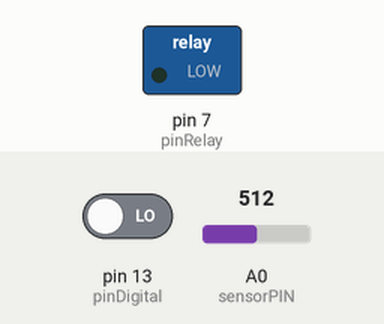
A sketch run on a simulated Arduino Uno, built with avr-gcc and run on an emulated ATmega328P. On the bench: switched loads named in the sketch (green lamp = pin HIGH). Inputs (shaded band) come from the test bench; at power-on: A0 (sensorPIN) = 512, pin 13 (pinDigital) LOW. What the sketch prints to the serial monitor is not drawn.

Above: at 2.2 s.
2.3 s: A0 (sensorPIN) set to 415
10.0 s: A0 (sensorPIN) set to 393
At 10.6 s:
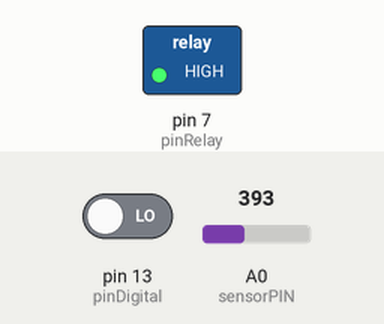
11.5 s: A0 (sensorPIN) set to 410
At 13.1 s:
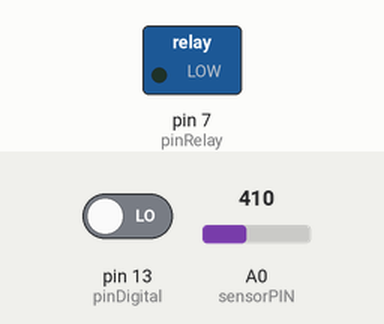
19.2 s: A0 (sensorPIN) set to 390
At 21.2 s:
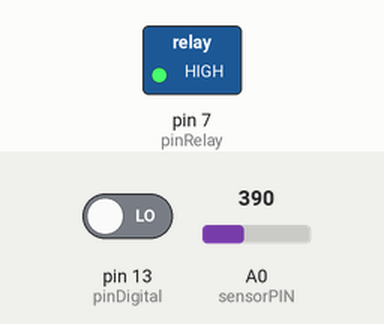
Timing chart, 0 to 22.7 s (numbered marks = the images above; inputs shaded):
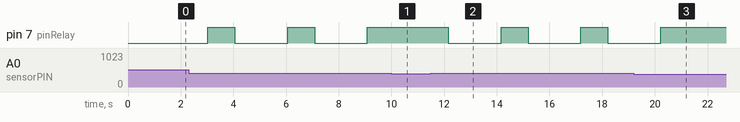

Measured:
- the behaviour switches between 401 and 400 on A0 (sensorPIN) (found by bisection; images 0 and 1)
- after the input at 10.0 s, pin 7 (pinRelay): stays HIGH (without the input it goes to LOW after 0.11 s)
- after the input at 11.5 s, pin 7 (pinRelay): alternates HIGH for 1.0 s and LOW for 2.0 s, starting after 0.66 s
- after the input at 19.2 s, pin 7 (pinRelay): goes on until 20.2 s, then stays HIGH
- by itself, pin 7 (pinRelay): alternates HIGH for 1.0 s and LOW for 2.0 s

The sketch:

sketch_oct10a.ino
```cpp
//Pino de dados do sensor
#define sensorPIN A0
#define pino_a A5
#define pinDigital 13

int pinRelay = 7;
int dado = 2;
int valorAnalogico;
int valora;
int valorDigital;float SaidaAnalogica = 0;
float Voltagem = 0;


void setup()
{
pinMode(pinDigital, INPUT);
pinMode(pinRelay, OUTPUT);
Serial.begin(9600); //Inicializa a serial
delay(1000); //Aguarda 1 segundo antes de acessar as informações do sensor
}

void loop()
{
valorAnalogico = analogRead(sensorPIN);
valorDigital = digitalRead(pinDigital);
float voltagem = SaidaAnalogica * (5.0 / 1023.0);

Serial.println("saida analogica umidade: ");
Serial.println(voltagem);
Serial.println("saida analogica sensor de chuva: ");
Serial.println(valora);
Serial.println("Saida digital: ");
Serial.println(valorDigital);

if(Serial.available() > 0){ //verifica se existe comunicação com a porta serial
dado = Serial.read();//lê os dados da porta serial
switch(dado){
case 1:
digitalWrite(pinRelay,HIGH); //liga o pino ledPin
break;
case 2:
digitalWrite(pinRelay,LOW); //desliga o pino ledPin
break;
}
}

if (valorAnalogico < 400)
{

}

if (valorAnalogico > 400 && valorAnalogico < 800 && valora < 500)
{
digitalWrite(pinRelay,LOW);
delay(2000);
digitalWrite(pinRelay,HIGH);
}

if (valorAnalogico > 800 && valorAnalogico < 1024 && valora < 500)
{
digitalWrite(pinRelay,LOW);
delay(5000);
digitalWrite(pinRelay,HIGH);
}
delay(1000);
}
```
